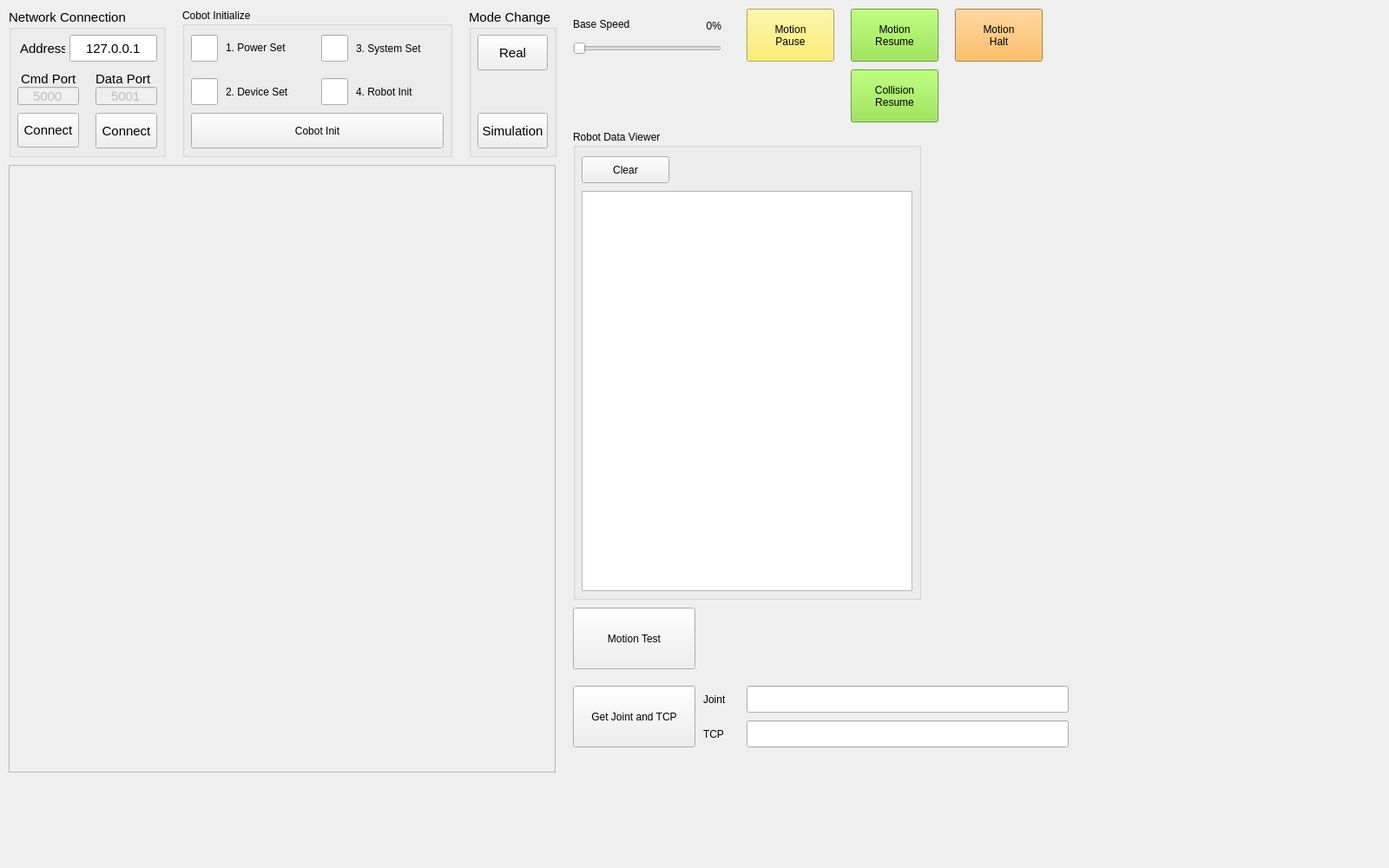
<?xml version="1.0" encoding="UTF-8"?>
<ui version="4.0">
 <class>CobotPage</class>
 <widget class="QWidget" name="CobotPage">
  <property name="geometry">
   <rect>
    <x>0</x>
    <y>0</y>
    <width>1600</width>
    <height>1000</height>
   </rect>
  </property>
  <property name="windowTitle">
   <string>Form</string>
  </property>
  <widget class="QLabel" name="label_9">
   <property name="geometry">
    <rect>
     <x>810</x>
     <y>790</y>
     <width>41</width>
     <height>31</height>
    </rect>
   </property>
   <property name="text">
    <string>Joint</string>
   </property>
  </widget>
  <widget class="QLineEdit" name="LE_JOINT_LIST">
   <property name="geometry">
    <rect>
     <x>860</x>
     <y>790</y>
     <width>371</width>
     <height>31</height>
    </rect>
   </property>
  </widget>
  <widget class="QSlider" name="HS_BASE_SPEED">
   <property name="geometry">
    <rect>
     <x>660</x>
     <y>40</y>
     <width>171</width>
     <height>31</height>
    </rect>
   </property>
   <property name="minimum">
    <number>0</number>
   </property>
   <property name="maximum">
    <number>100</number>
   </property>
   <property name="orientation">
    <enum>Qt::Horizontal</enum>
   </property>
  </widget>
  <widget class="QPushButton" name="BTN_MOTION_PAUSE">
   <property name="geometry">
    <rect>
     <x>860</x>
     <y>10</y>
     <width>101</width>
     <height>61</height>
    </rect>
   </property>
   <property name="styleSheet">
    <string notr="true">background-color: rgb(252, 233, 79);</string>
   </property>
   <property name="text">
    <string>Motion
Pause</string>
   </property>
  </widget>
  <widget class="QGroupBox" name="groupBox">
   <property name="geometry">
    <rect>
     <x>210</x>
     <y>10</y>
     <width>311</width>
     <height>171</height>
    </rect>
   </property>
   <property name="title">
    <string>Cobot Initialize</string>
   </property>
   <widget class="QPushButton" name="BTN_COBOT_INIT">
    <property name="geometry">
     <rect>
      <x>10</x>
      <y>120</y>
      <width>291</width>
      <height>41</height>
     </rect>
    </property>
    <property name="text">
     <string>Cobot Init</string>
    </property>
   </widget>
   <widget class="QLineEdit" name="LE_INIT_POWER">
    <property name="geometry">
     <rect>
      <x>10</x>
      <y>30</y>
      <width>31</width>
      <height>31</height>
     </rect>
    </property>
   </widget>
   <widget class="QLabel" name="label_4">
    <property name="geometry">
     <rect>
      <x>50</x>
      <y>29</y>
      <width>91</width>
      <height>31</height>
     </rect>
    </property>
    <property name="text">
     <string>1. Power Set</string>
    </property>
   </widget>
   <widget class="QLabel" name="label_5">
    <property name="geometry">
     <rect>
      <x>50</x>
      <y>80</y>
      <width>91</width>
      <height>31</height>
     </rect>
    </property>
    <property name="text">
     <string>2. Device Set</string>
    </property>
   </widget>
   <widget class="QLineEdit" name="LE_INIT_DEVICE">
    <property name="geometry">
     <rect>
      <x>10</x>
      <y>80</y>
      <width>31</width>
      <height>31</height>
     </rect>
    </property>
   </widget>
   <widget class="QLabel" name="label_6">
    <property name="geometry">
     <rect>
      <x>200</x>
      <y>30</y>
      <width>101</width>
      <height>31</height>
     </rect>
    </property>
    <property name="text">
     <string>3. System Set</string>
    </property>
   </widget>
   <widget class="QLineEdit" name="LE_INIT_SYSTEM">
    <property name="geometry">
     <rect>
      <x>160</x>
      <y>30</y>
      <width>31</width>
      <height>31</height>
     </rect>
    </property>
   </widget>
   <widget class="QLineEdit" name="LE_INIT_ROBOT">
    <property name="geometry">
     <rect>
      <x>160</x>
      <y>80</y>
      <width>31</width>
      <height>31</height>
     </rect>
    </property>
   </widget>
   <widget class="QLabel" name="label_7">
    <property name="geometry">
     <rect>
      <x>200</x>
      <y>80</y>
      <width>101</width>
      <height>31</height>
     </rect>
    </property>
    <property name="text">
     <string>4. Robot Init</string>
    </property>
   </widget>
  </widget>
  <widget class="QGroupBox" name="groupBox_6">
   <property name="geometry">
    <rect>
     <x>660</x>
     <y>150</y>
     <width>401</width>
     <height>541</height>
    </rect>
   </property>
   <property name="title">
    <string>Robot Data Viewer</string>
   </property>
   <widget class="QTextEdit" name="textPrint">
    <property name="geometry">
     <rect>
      <x>10</x>
      <y>70</y>
      <width>381</width>
      <height>461</height>
     </rect>
    </property>
   </widget>
   <widget class="QPushButton" name="BTN_CLEAR">
    <property name="geometry">
     <rect>
      <x>10</x>
      <y>30</y>
      <width>101</width>
      <height>31</height>
     </rect>
    </property>
    <property name="text">
     <string>Clear</string>
    </property>
   </widget>
  </widget>
  <widget class="QGroupBox" name="GB_NETWORK_2">
   <property name="geometry">
    <rect>
     <x>540</x>
     <y>10</y>
     <width>101</width>
     <height>171</height>
    </rect>
   </property>
   <property name="font">
    <font>
     <pointsize>11</pointsize>
    </font>
   </property>
   <property name="title">
    <string>Mode Change</string>
   </property>
   <widget class="QPushButton" name="BTN_MODE_REAL">
    <property name="geometry">
     <rect>
      <x>10</x>
      <y>30</y>
      <width>81</width>
      <height>41</height>
     </rect>
    </property>
    <property name="minimumSize">
     <size>
      <width>0</width>
      <height>40</height>
     </size>
    </property>
    <property name="text">
     <string>Real</string>
    </property>
   </widget>
   <widget class="QPushButton" name="BTN_MODE_SIMULATION">
    <property name="geometry">
     <rect>
      <x>10</x>
      <y>120</y>
      <width>81</width>
      <height>41</height>
     </rect>
    </property>
    <property name="minimumSize">
     <size>
      <width>0</width>
      <height>40</height>
     </size>
    </property>
    <property name="text">
     <string>Simulation</string>
    </property>
   </widget>
  </widget>
  <widget class="QLabel" name="LB_BASE_SPEED">
   <property name="geometry">
    <rect>
     <x>780</x>
     <y>20</y>
     <width>51</width>
     <height>20</height>
    </rect>
   </property>
   <property name="text">
    <string>0%</string>
   </property>
   <property name="alignment">
    <set>Qt::AlignRight|Qt::AlignTrailing|Qt::AlignVCenter</set>
   </property>
  </widget>
  <widget class="QLabel" name="label_8">
   <property name="geometry">
    <rect>
     <x>660</x>
     <y>20</y>
     <width>91</width>
     <height>16</height>
    </rect>
   </property>
   <property name="text">
    <string>Base Speed</string>
   </property>
  </widget>
  <widget class="QLabel" name="label_10">
   <property name="geometry">
    <rect>
     <x>810</x>
     <y>830</y>
     <width>41</width>
     <height>31</height>
    </rect>
   </property>
   <property name="text">
    <string>TCP</string>
   </property>
  </widget>
  <widget class="QFrame" name="FRAME_STATUS">
   <property name="geometry">
    <rect>
     <x>10</x>
     <y>190</y>
     <width>630</width>
     <height>700</height>
    </rect>
   </property>
   <property name="frameShape">
    <enum>QFrame::StyledPanel</enum>
   </property>
   <property name="frameShadow">
    <enum>QFrame::Raised</enum>
   </property>
  </widget>
  <widget class="QPushButton" name="BTN_MOTION_RESUME">
   <property name="geometry">
    <rect>
     <x>980</x>
     <y>10</y>
     <width>101</width>
     <height>61</height>
    </rect>
   </property>
   <property name="styleSheet">
    <string notr="true">background-color: rgb(138, 226, 52);</string>
   </property>
   <property name="text">
    <string>Motion
Resume</string>
   </property>
  </widget>
  <widget class="QGroupBox" name="GB_NETWORK">
   <property name="geometry">
    <rect>
     <x>10</x>
     <y>10</y>
     <width>181</width>
     <height>171</height>
    </rect>
   </property>
   <property name="font">
    <font>
     <pointsize>11</pointsize>
    </font>
   </property>
   <property name="title">
    <string>Network Connection</string>
   </property>
   <widget class="QLineEdit" name="LE_IP">
    <property name="geometry">
     <rect>
      <x>70</x>
      <y>30</y>
      <width>101</width>
      <height>31</height>
     </rect>
    </property>
    <property name="maximumSize">
     <size>
      <width>150</width>
      <height>16777215</height>
     </size>
    </property>
    <property name="text">
     <string>127.0.0.1</string>
    </property>
    <property name="alignment">
     <set>Qt::AlignCenter</set>
    </property>
   </widget>
   <widget class="QLabel" name="label">
    <property name="geometry">
     <rect>
      <x>13</x>
      <y>30</y>
      <width>52</width>
      <height>31</height>
     </rect>
    </property>
    <property name="text">
     <string>Address</string>
    </property>
   </widget>
   <widget class="QLineEdit" name="textCmdPort">
    <property name="enabled">
     <bool>false</bool>
    </property>
    <property name="geometry">
     <rect>
      <x>10</x>
      <y>90</y>
      <width>71</width>
      <height>21</height>
     </rect>
    </property>
    <property name="maximumSize">
     <size>
      <width>100</width>
      <height>16777215</height>
     </size>
    </property>
    <property name="text">
     <string>5000</string>
    </property>
    <property name="alignment">
     <set>Qt::AlignCenter</set>
    </property>
   </widget>
   <widget class="QLabel" name="label_3">
    <property name="geometry">
     <rect>
      <x>100</x>
      <y>70</y>
      <width>71</width>
      <height>21</height>
     </rect>
    </property>
    <property name="text">
     <string>Data Port</string>
    </property>
   </widget>
   <widget class="QLabel" name="label_2">
    <property name="geometry">
     <rect>
      <x>14</x>
      <y>70</y>
      <width>71</width>
      <height>21</height>
     </rect>
    </property>
    <property name="text">
     <string>Cmd Port</string>
    </property>
   </widget>
   <widget class="QLineEdit" name="textDataPort">
    <property name="enabled">
     <bool>false</bool>
    </property>
    <property name="geometry">
     <rect>
      <x>100</x>
      <y>90</y>
      <width>71</width>
      <height>21</height>
     </rect>
    </property>
    <property name="maximumSize">
     <size>
      <width>100</width>
      <height>16777215</height>
     </size>
    </property>
    <property name="text">
     <string>5001</string>
    </property>
    <property name="alignment">
     <set>Qt::AlignCenter</set>
    </property>
   </widget>
   <widget class="QPushButton" name="BTN_CONNECT_COM">
    <property name="geometry">
     <rect>
      <x>10</x>
      <y>120</y>
      <width>71</width>
      <height>40</height>
     </rect>
    </property>
    <property name="minimumSize">
     <size>
      <width>0</width>
      <height>40</height>
     </size>
    </property>
    <property name="text">
     <string>Connect</string>
    </property>
   </widget>
   <widget class="QPushButton" name="BTN_CONNECT_DATA">
    <property name="geometry">
     <rect>
      <x>100</x>
      <y>120</y>
      <width>71</width>
      <height>41</height>
     </rect>
    </property>
    <property name="minimumSize">
     <size>
      <width>0</width>
      <height>40</height>
     </size>
    </property>
    <property name="text">
     <string>Connect</string>
    </property>
   </widget>
  </widget>
  <widget class="QPushButton" name="BTN_MOTION_HALT">
   <property name="geometry">
    <rect>
     <x>1100</x>
     <y>10</y>
     <width>101</width>
     <height>61</height>
    </rect>
   </property>
   <property name="styleSheet">
    <string notr="true">background-color: rgb(252, 175, 62);</string>
   </property>
   <property name="text">
    <string>Motion
Halt</string>
   </property>
  </widget>
  <widget class="QPushButton" name="BTN_TEST">
   <property name="geometry">
    <rect>
     <x>660</x>
     <y>700</y>
     <width>141</width>
     <height>71</height>
    </rect>
   </property>
   <property name="text">
    <string>Motion Test</string>
   </property>
  </widget>
  <widget class="QLineEdit" name="LE_TCP_LIST">
   <property name="geometry">
    <rect>
     <x>860</x>
     <y>830</y>
     <width>371</width>
     <height>31</height>
    </rect>
   </property>
  </widget>
  <widget class="QPushButton" name="BTN_GET_JOINT_AND_TCP">
   <property name="geometry">
    <rect>
     <x>660</x>
     <y>790</y>
     <width>141</width>
     <height>71</height>
    </rect>
   </property>
   <property name="text">
    <string>Get Joint and TCP</string>
   </property>
  </widget>
  <widget class="QPushButton" name="BTN_COLLISION_RESUME">
   <property name="geometry">
    <rect>
     <x>980</x>
     <y>80</y>
     <width>101</width>
     <height>61</height>
    </rect>
   </property>
   <property name="styleSheet">
    <string notr="true">background-color: rgb(138, 226, 52);</string>
   </property>
   <property name="text">
    <string>Collision
Resume</string>
   </property>
  </widget>
 </widget>
 <resources/>
 <connections/>
</ui>
